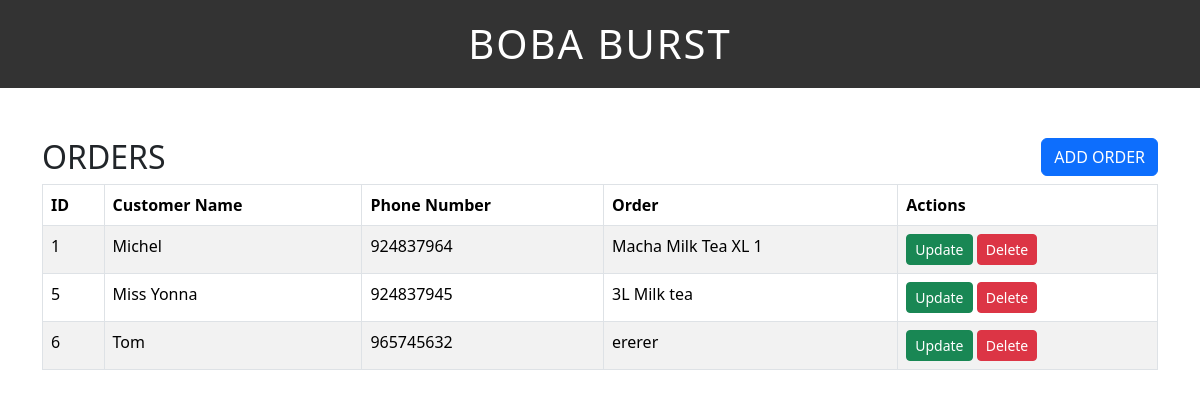
The page / on the database its author committed.
### tables this page shows
CREATE TABLE `orders` (
  `id` int(100) NOT NULL,
  `customer_name` varchar(255) NOT NULL,
  `phoneNumber` int(22) NOT NULL,
  `customer_order` varchar(255) NOT NULL
);

### index.php (the view, shortened to what this page needs)
<?php include('header.php'); ?>
<?php include('dbcon.php'); ?>
<div class="box1">
    <h2>ORDERS</h2>
    <button class="btn btn-primary" data-bs-toggle="modal" data-bs-target="#exampleModal">ADD ORDER</button>
</div>
<table class="table table-hover table-bordered table-striped">
    <thead>
        <tr>
            <th>ID</th>
            <th>Customer Name</th>
            <th>Phone Number</th>
            <th>Order</th>
            <th>Actions</th>
        </tr>
    </thead>
    <tbody>
        <?php
        $query = "SELECT * FROM `orders`";
        $result = mysqli_query($connection, $query);
        if (!$result) {
            die("Query failed: " . mysqli_error($connection));
        } else {
            while ($row = mysqli_fetch_assoc($result)) {
                ?>
                <tr>
                    <td><?php echo $row['id']; ?></td>
                    <td><?php echo $row['customer_name']; ?></td>
                    <td><?php echo $row['phoneNumber']; ?></td>
                    <td><?php echo $row['customer_order']; ?></td>
                    <td>
                        <a href="update_page_1.php?id=<?php echo $row['id']; ?>" class="btn btn-success btn-sm">Update</a>
                        <a href="delete_page.php?id=<?php echo $row['id']; ?>" class="btn btn-danger btn-sm">Delete</a>
                    </td>
                </tr>
                <?php
            }
        }
        ?>
    </tbody>
</table>
<?php include('footer.php'); ?>

### header.php (shortened to what this page needs)
<!DOCTYPE html>
<html lang="en">
<head>
    <link rel="stylesheet" href="https://cdn.jsdelivr.net/npm/bootstrap@5.3.3/dist/css/bootstrap.min.css">
    <link rel="stylesheet" href="style.css">
</head>
<body >
    <h1 id="main_title">BOBA BURST</h1>
    <div class="container">

### footer.php (shortened to what this page needs)
</div>
</body>
</html>

### style.css (style rules this page uses)
#main_title { text-align: center; background-color: #333; color: #fff; padding: 20px; letter-spacing: 2px; font-weight: 500; }
.box1 h2 { float:left; }
.box1 button { float:right; }
.container { margin-top: 50px; }

### rows shown on the page
orders: id "1", customer_name "Michel", phoneNumber "924837964", customer_order "Macha Milk Tea XL 1"
orders: id "5", customer_name "Miss Yonna", phoneNumber "924837945", customer_order "3L Milk tea"
orders: id "6", customer_name "Tom", phoneNumber "965745632", customer_order "ererer"
